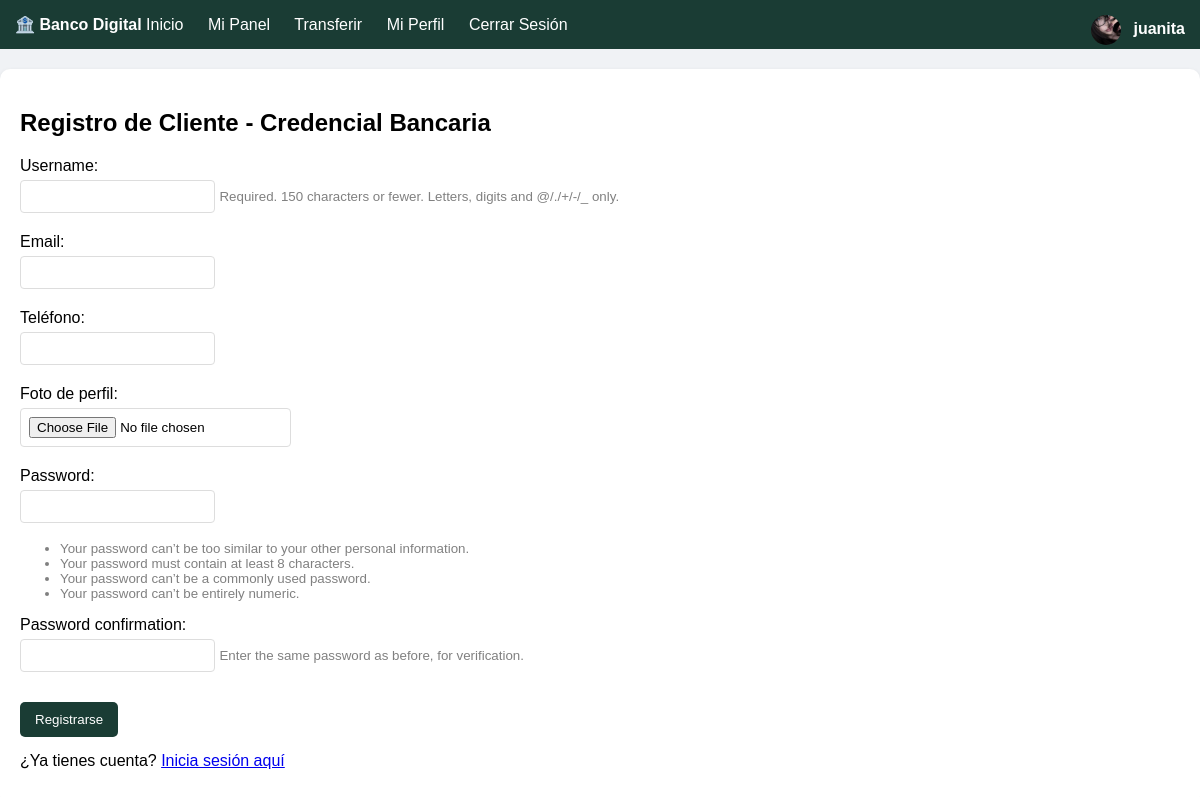
The page /registro/ (signed in) on the database its author committed.
### core/models.py (models this page shows, shortened)
class Usuario(AbstractUser):
    id = models.UUIDField(primary_key=True, default=uuid.uuid4, editable=False)
    telefono = models.CharField(max_length=15, blank=True)
    direccion = models.TextField(blank=True)
    foto_perfil = models.ImageField(upload_to='fotos_perfil/', blank=True, null=True)

### core/views.py (the view)
# urls.py: path('registro/', views.registro, name='registro'),
def registro(request):
    if request.method == 'POST':
        formulario = FormularioRegistro(request.POST, request.FILES)
        if formulario.is_valid():
            usuario = formulario.save()
            login(request, usuario)
            messages.success(request, 'Registro exitoso. Bienvenido al Banco Digital.')
            return redirect('inicio')
    else:
        formulario = FormularioRegistro()
    return render(request, 'core/registro.html', {'formulario': formulario})

### core/forms.py
class FormularioRegistro(UserCreationForm):
    email = forms.EmailField(required=True)
    telefono = forms.CharField(required=False, label="Teléfono")
    foto_perfil = forms.ImageField(required=False, label="Foto de perfil")
    class Meta:
        model = Usuario
        fields = ('username', 'email', 'telefono', 'foto_perfil', 'password1', 'password2')

### core/templates/core/registro.html (shortened to what this page needs)
{% extends 'core/base.html' %}
{% block content %}
<h2>Registro de Cliente - Credencial Bancaria</h2>
<form method="POST" enctype="multipart/form-data">
    {% for campo in formulario %}
        <div style="margin-bottom: 15px;">
            <label>{{ campo.label }}:</label><br>
            {{ campo }}
            {% if campo.help_text %}
                <small style="color: gray;">{{ campo.help_text }}</small>
            {% endif %}
        </div>
    {% endfor %}
    <button type="submit">Registrarse</button>
</form>
<p style="margin-top: 15px;">¿Ya tienes cuenta? <a href="{% url 'iniciar_sesion' %}">Inicia sesión aquí</a></p>
{% endblock %}

### core/templates/core/base.html (shortened to what this page needs)
<!DOCTYPE html>
<html lang="es">
<head>
</head>
<body>
    <nav>
        <div style="max-width: 1200px; margin: auto;">
            <strong>🏦 Banco Digital</strong>
            <a href="{% url 'inicio' %}">Inicio</a>
            {% if user.is_authenticated %}
                <a href="{% url 'panel' %}">Mi Panel</a>
                <a href="{% url 'transferencia' %}">Transferir</a>
                <a href="{% url 'editar_perfil' %}">Mi Perfil</a>
                <a href="{% url 'cerrar_sesion' %}">Cerrar Sesión</a>
                <span style="float: right;">
                    {% if user.foto_perfil %}
                        <img src="{{ user.foto_perfil.url }}" class="avatar-pequeno">
                    {% else %}
                        👤
                    {% endif %}
                    <strong>{{ user.username }}</strong>
                </span>
            {% else %}
                <a href="{% url 'iniciar_sesion' %}">Iniciar Sesión</a>
                <a href="{% url 'registro' %}">Registrarse</a>
            {% endif %}
        </div>
    </nav>
    <div class="contenedor">
        {% block content %}{% endblock %}
    </div>
</body>
</html>

### core/templates/core/base.html (style rules this page uses)
body { font-family: Arial, sans-serif; margin: 0; padding: 0; background-color: #f0f2f5; }
nav { background-color: #1a3c34; color: white; padding: 15px; margin-bottom: 20px; }
nav a { color: white; margin-right: 20px; text-decoration: none; }
.contenedor { max-width: 1200px; margin: auto; background: white; padding: 20px; border-radius: 10px; box-shadow: 0 2px 5px rgba(0,0,0,0.1); }
button, .boton { background-color: #1a3c34; color: white; padding: 10px 15px; border: none; cursor: pointer; text-decoration: none; display: inline-block; margin-top: 10px; border-radius: 5px; }
.avatar-pequeno { width: 30px; height: 30px; border-radius: 50%; vertical-align: middle; margin-right: 8px; }
input, select { padding: 8px; margin: 5px 0; border: 1px solid #ddd; border-radius: 4px; }

### rows shown on the page
Usuario: foto_perfil (picture), username "juanita"

### other values the page prints
{{ campo.label }} "Username" "Email" "Teléfono" "Foto de perfil" "Password" "Password confirmation"
{{ campo.help_text }} "Required. 150 characters or fewer. Letters, digits and @/./+/-/_ only." "Enter the same password as before, for verification."
